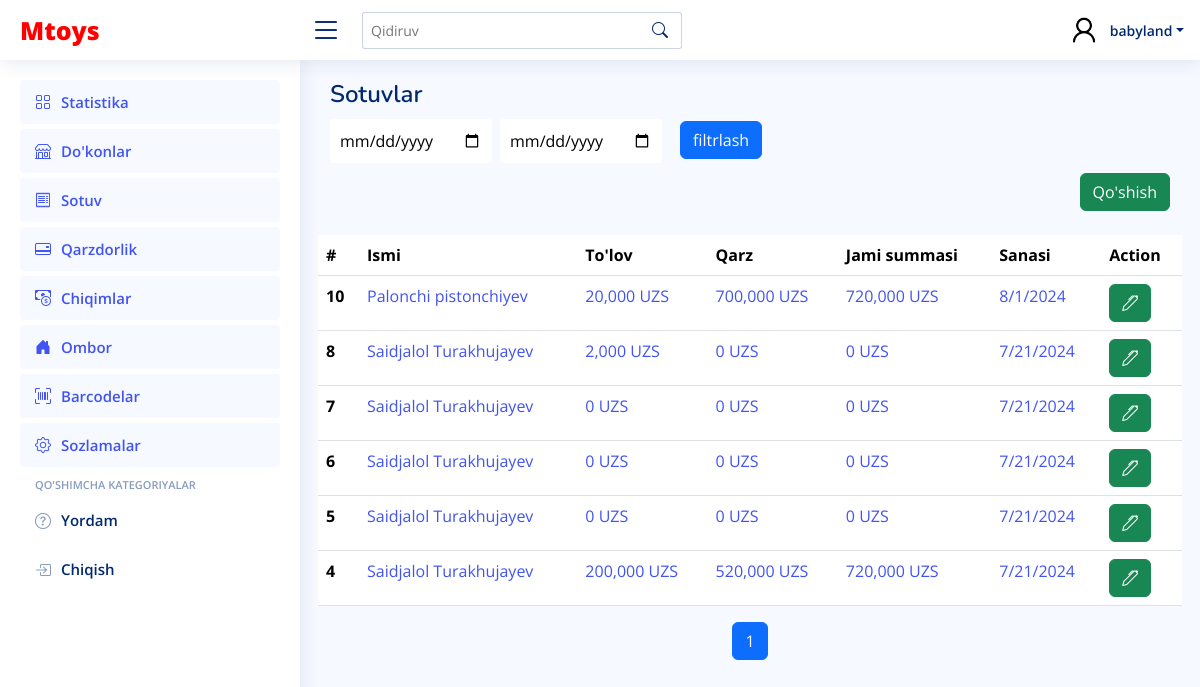
/sale/ (signed in), run on an earlier commit of the app's database.
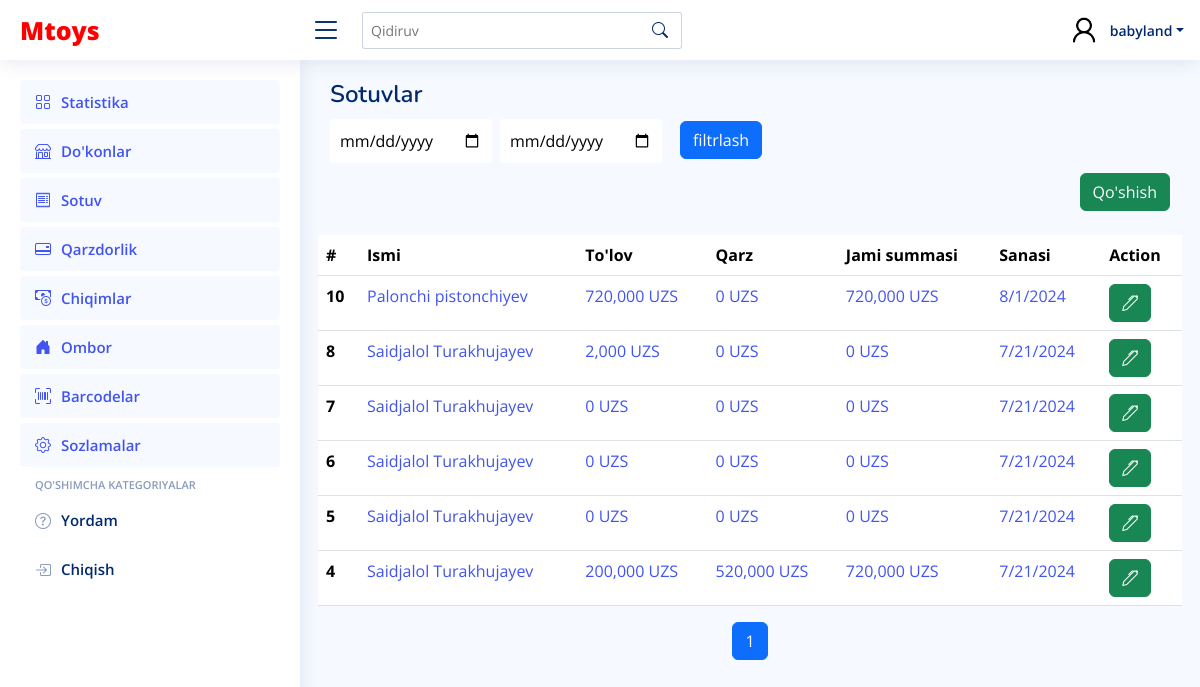
And on a later commit of the database.
### main_app/models.py (models this page shows, shortened)
class Sale(models.Model):
    payment = models.PositiveIntegerField(default=0)
    debt = models.PositiveIntegerField(default=0)
    date_added = models.DateField(auto_now_add=True)
    shop = models.ForeignKey(Shop, on_delete=models.CASCADE, related_name="sales")
    def get_amount(self):
        return sum([i.get_amount() for i in self.items.all()])

class Shop(models.Model):
    name = models.CharField(max_length=250)
    last_name = models.CharField(max_length=250)
    region = models.ForeignKey(Regions, on_delete=models.CASCADE, related_name="shops")

class SaleItems(models.Model):
    quantity = models.PositiveIntegerField(default=0)
    product = models.ForeignKey(Product, on_delete=models.CASCADE, related_name="sales")
    sale = models.ForeignKey(Sale, on_delete=models.CASCADE, related_name="items")
    def get_amount(self):
        overall =  self.product.sale_price * self.quantity
        if overall > 0:
            return overall
        else:
            return 0

class Product(models.Model):
    name = models.CharField(max_length=250)
    base_price = models.PositiveIntegerField(default=0)
    sale_price = models.PositiveIntegerField(default=0)
    amount = models.PositiveIntegerField(default=0)
    qr_code_id = models.CharField(max_length=250)

### main_app/views.py (the view, shortened to what this page needs)
# urls.py: path("sale/", SaleView.as_view(), name="sale"),
@method_decorator(login_required, name='dispatch')
class SaleView(ListView):
    template_name = "sale/sale.html"
    model = Sale
    paginate_by = 10
    context_object_name = 'object_list'
    def get_queryset(self):
        return Sale.objects.all()
    def get_context_data(self, **kwargs):
        context = {}
        sale_items = Sale.objects.all().order_by("-id")
        paginator_sale_items = Paginator(sale_items, self.paginate_by)
        page_number_sale_items = self.request.GET.get('page_sale_items')
        page_obj_sale_items = paginator_sale_items.get_page(page_number_sale_items)
        context = {
            "provinces":Province.objects.all(),
            "regions": Regions.objects.all(),
            "shops":Shop.objects.all(),
            "object_list": page_obj_sale_items
        }
        return context

### templates/sale/sale.html (shortened to what this page needs)
{% extends 'wrapper.html' %}
{% load humanize %}
{% block content %}
<div class="pagetitle">
    <h1>Sotuvlar</h1>
    <div class="d-felx justify-content-center align-items-center flex-column">
      <form method="POST" class="d-flex gap-2 justify-content-center align-items-center flex-column flex-lg-row justify-content-lg-start">
       <div class="from">
        <input name="from" type="date" id="from" style="border-radius: 3px;margin-top:10px;outline:none;border:none;padding:10px 10px;">
       </div>
        <div class="till">
          <input name="till" type="date" id="from" style="border-radius: 3px;margin-top:10px;outline:none;border:none;padding:10px 10px;">
        </div>
        <div class="button pt-2">
          <button class="btn btn-primary" name="filtr" style="margin-left: 10px;">filtrlash</button>
        </div>
      </form>
    </div>
  </div>
  <div class="d-flex justify-content-between align-items-center">
    <div>
      <form method="POST">
        <button type="button" class="btn btn-success" data-bs-toggle="modal" data-bs-target="#exampleModal">Qo'shish</button>
      </form>
    </div>
  </div>
    <div class="row" style="overflow-x: auto;">
      {% if object_list %}
            <table class="table mt-4" >
              <thead>
                <tr>
                  <th scope="col">#</th>
                  <th scope="col">Ismi</th>
                  <th scope="col">To'lov</th>
                  <th scope="col">Qarz</th>
                  <th scope="col">Jami summasi</th>
                  <th scope="col">Sanasi</th>
                  <th scope="col">Action</th>
                </tr>
              </thead>
              <tbody>
                {% for i in object_list %}
                <tr>
                    <th scope="row">{{ i.id }}</th>
                    <td><a href="{% url 'main_app:sale_detail' i.id %}">{{ i.shop.name }} {{ i.shop.last_name }}</a></td>
                    <td><a href="{% url 'main_app:sale_detail' i.id %}">{{ i.payment|intcomma }} UZS</a></td>
                    <td><a href="{% url 'main_app:sale_detail' i.id %}">{{ i.debt|intcomma }} UZS</a></td>
                    <td><a href="{% url 'main_app:sale_detail' i.id %}">{{ i.get_amount|intcomma }} UZS</a></td>
                    <td><a href="{% url 'main_app:sale_detail' i.id %}">{{ i.date_added.month }}/{{ i.date_added.day }}/{{ i.date_added.year }}</a></td>
                    <td>
                      <form method="POST" class="d-flex justify-content-start align-items-center gap-3">
                        <button type="button" class="btn btn-success edit-btn" data-id="{{ i.id }}" data-bs-toggle="modal"  data-bs-target="#editExpance"> <i class="bi bi-pen"></i></button>
                      </form>
                    </td>
                  </tr>
                {% endfor %}
              </tbody>
            </table>
            {% else %}
                  <div style="color: gray;font-size:20px;text-align:center">
                    Ma'lumot mavjud emas!!!
                  </div>
            {% endif %}
            <nav aria-label="Page navigation">
              <ul class="pagination justify-content-center">
                {% for num in object_list.paginator.page_range %}
                  {% if object_list.number == num %}
                    <li class="page-item active"><a class="page-link" href="?page_sale_items={{ num }}">{{ num }}</a></li>
                  {% else %}
                    <li class="page-item"><a class="page-link" href="?page_sale_items={{ num }}">{{ num }}</a></li>
                  {% endif %}
                {% endfor %}
              </ul>
          </nav>
    </div>
{% endblock content %}

What changed in the data, as far as the page shows it:
changed Sale "Palonchi": payment "20,000" → "720,000"; debt "700,000" → "0"
